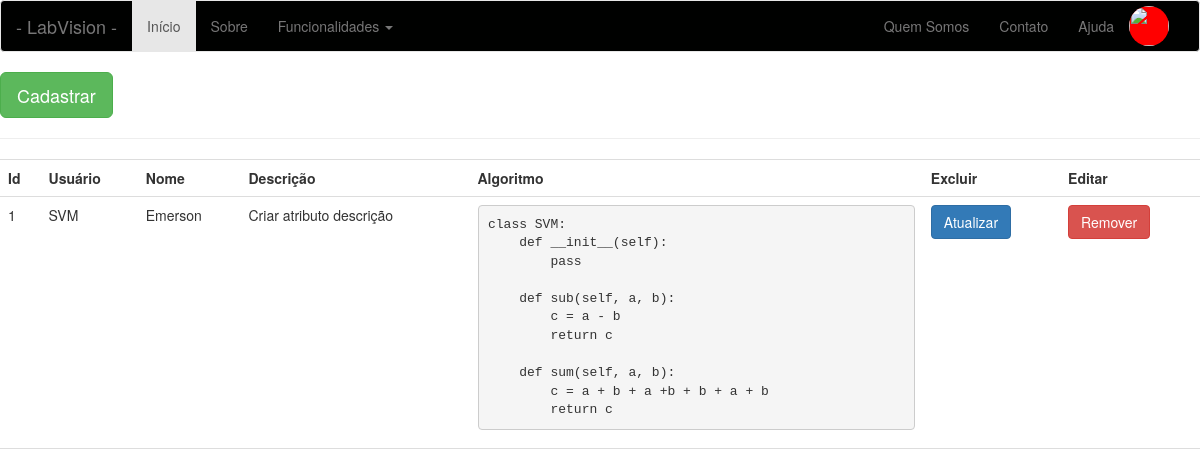
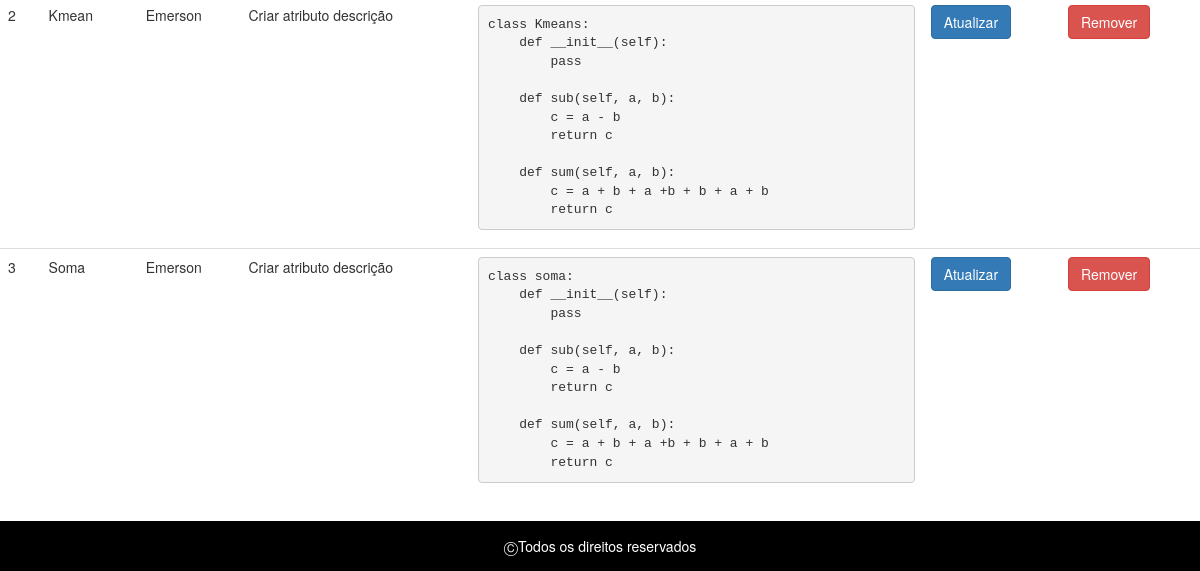
The page /listar-algoritmos (signed in) on the database as committed earlier (2 pictures, top to bottom).
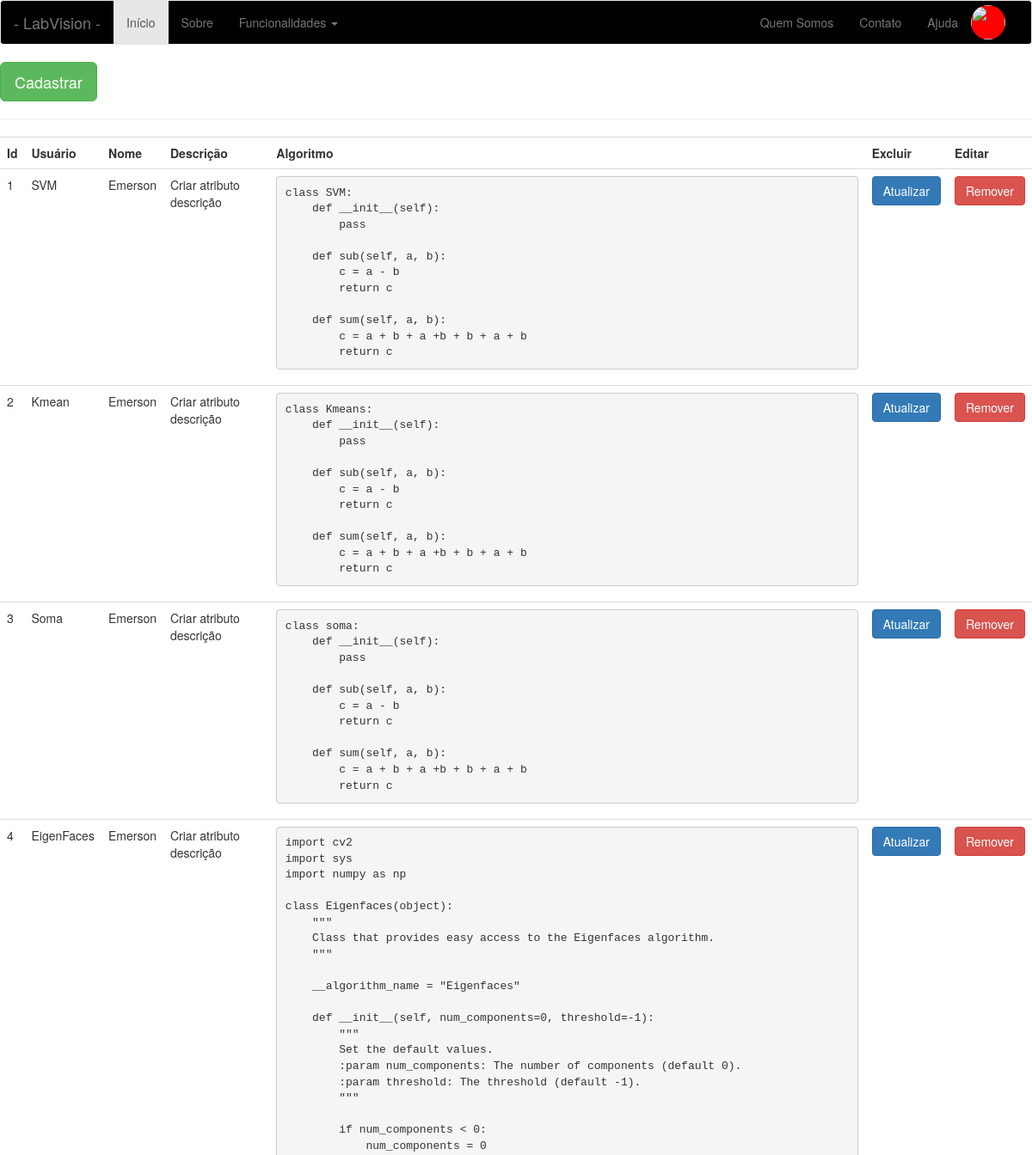
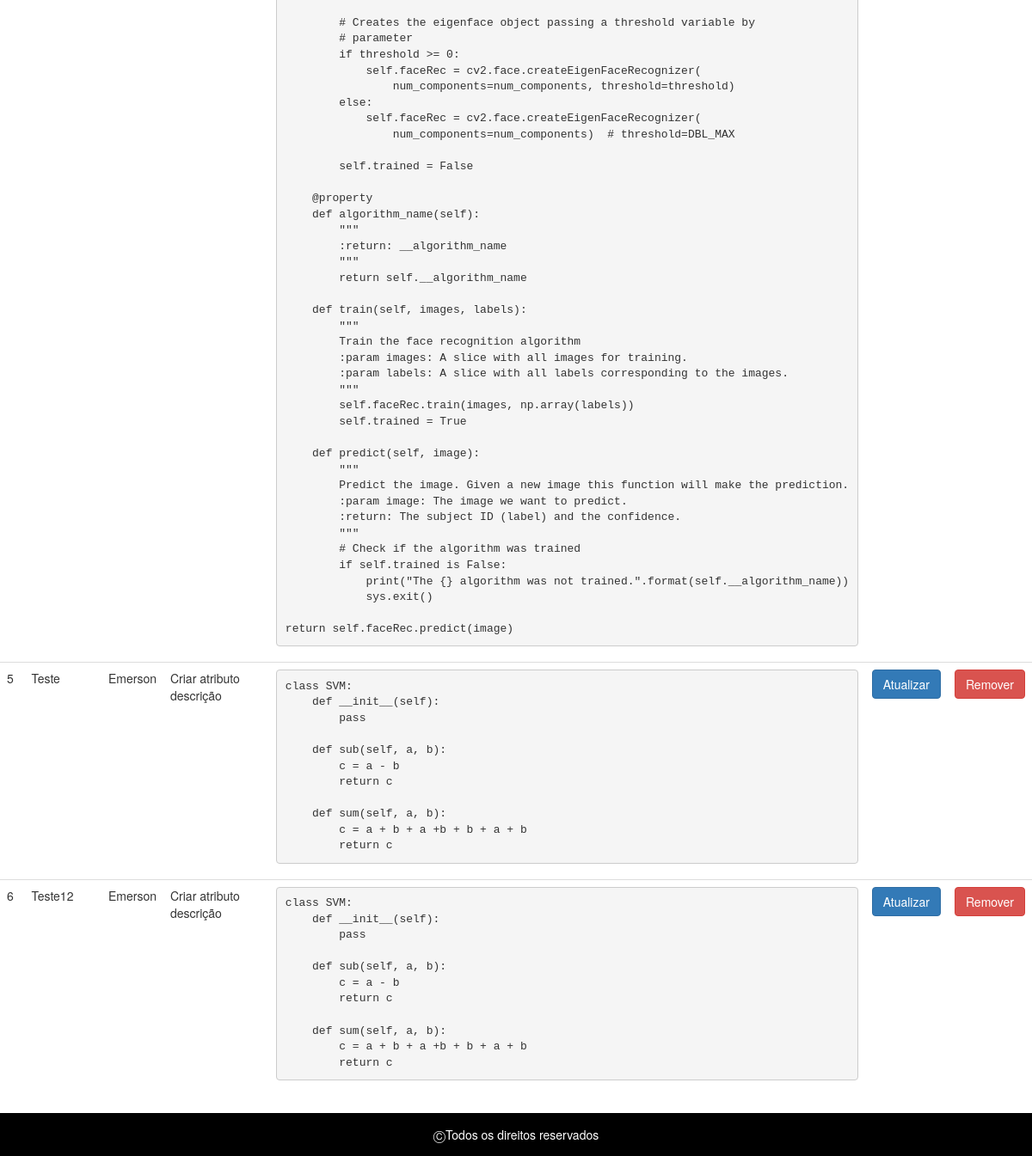
The same page on the database as committed later (2 pictures, top to bottom).
### app/models/tables.py (models this page shows, shortened)
class Algoritmo(db.Model):
    __tablename__= "algoritmos"
    id = db.Column(db.Integer, primary_key=True)
    nome = db.Column(db.String(20))
    algoritmo = db.Column(db.Text)
    usuario = db.Column(db.Integer, db.ForeignKey('usuarios.id'))

class Pessoa(db.Model):
    __tablename__ = "pessoas"
    id = db.Column(db.Integer, primary_key=True)
    nome = db.Column(db.String(50))

### app/controllers/default.py (the view)
@app.route('/listar-algoritmos', methods=['GET'])
def listar_algoritmos():
    algoritmos = Algoritmo.query.filter_by(usuario=current_user.get_id()).all()
    return render_template('algoritmo/listar-algoritmos.html', algoritmos=algoritmos)

### app/controllers/default.py (called while the page is built)
@login_manager.user_loader
def load_user(id):
    return Usuario.query.filter_by(id=id).first()

### app/models/tables.py (called while the page is built)
    def get_id(self):
        return str(self.id)

### app/templates/algoritmo/listar-algoritmos.html (shortened to what this page needs)
{% include 'base/head.html' %}
{% include 'base/nav_bar.html' %}
<a href="/cadastrar-algoritmos">
    <button class="btn btn-lg btn-success">
        Cadastrar
    </button>
</a>
<hr>
<div class="table-responsive">
    <form action="#">
        <table class="table">
            <tr>
                <th>Id</th>
                <th>Usuário</th>
                <th>Nome</th>
                <th>Descrição</th>
                <th>Algoritmo</th>
                <th>Excluir</th>
                <th>Editar</th>
            </tr>
            {% for a in algoritmos %}
            <tr>
                <td>
                    {{ a.id }}
                </td>
                <td>
                    {{ a.nome }}
                </td>
                <td>
                    {{ current_user.nome }}
                </td>
                <td>
                    Criar atributo descrição
                </td>
                <td>
                    <pre>{{ a.algoritmo }}</pre>
                </td>
                <td>
                    <a href="{{ url_for('atualizar_algoritmo', id=a.id)}}">
                        <button type="button" class="btn btn-primary" data-toggle="modal" data-target="#atualizarModalCenter">
                            Atualizar
                        </button>
                    </a>
                </td>
                <td>
                    <a href="{{ url_for('excluir_algoritmo', id=a.id)}}">
                        <button type="button" class="btn btn-danger" data-toggle="modal" data-target="#excluirModalCenter">
                            Remover
                        </button>
                    </a>
                </td>
            </tr>
            {% endfor %}
        </table>
    </form>
</div>
{% include 'base/footer.html' %}

### app/templates/base/head.html (shortened to what this page needs)
<!DOCTYPE html>
<html lang="pt-br">
  <head>
    <link rel="stylesheet" href="{{ url_for('static', filename='bootstrap/css/bootstrap.css') }}">
    <link rel="stylesheet" href="{{ url_for('static', filename='css/main.css') }}">
  </head>
  <body>

### app/templates/base/nav_bar.html (shortened to what this page needs)
    <nav class="navbar navbar-default">
        <div class="container-fluid">
            <div class="navbar-header">
                <a class="navbar-brand" href="#">- LabVision -</a>
            </div>
            <div class="collapse navbar-collapse" id="navPrincipal">
                <ul class="nav navbar-nav">
                    <li class="active">
                        <a href="/index">Início</a>
                    </li>
                    <li>
                        <a href="/sobre">Sobre</a>
                    </li>
                    <li class="dropdown">
                        <a class="dropdown-toggle" data-toggle="dropdown" href="#">Funcionalidades
                        <span class="caret"></span></a>
                    </li>
                </ul>
                <ul class="nav navbar-nav navbar-right">
                    <li><a href="">Quem Somos</a></li>
                    <li><a href="">Contato</a></li>
                    <li><a href="/ajuda">Ajuda</a></li>
                    {% if current_user.nome %}
                        <li>
                            <img src="" class="imagem-perfil">
                        </li>
                    {% else %}
                    <button class="btn btn-lg btn-success botao-cadastrar-se">
                        Cadastrar-se
                    </button>
                    {% endif %}
                </ul>
            </div>
        </div>
    </nav>

### app/templates/base/footer.html (shortened to what this page needs)
    </body>
    <footer>
         	&#9400;Todos os direitos reservados
    </footer>
</html>

### app/static/css/main.css (style rules this page uses)
.navbar-default { background-color: #000100; }
.imagem-perfil { background-color: #FF0000; width: 40px; height: 40px; border-radius: 40px; margin-top: 5px; margin-right: 15px; }
footer { margin-top-min: 800px; background-color: #000000; color: #FFFFFF; height: 50px; line-height: 50px; text-align: center; }

Rows that differ between the two databases and show on the page:
added Algoritmo: id "4", nome "EigenFaces", {{ current_user.nome }} "Emerson", algoritmo "import cv2 import sys import numpy as np class Eigenfaces(object): \"\"\" Class that provides easy access to the Eigenfaces algorithm. \"\"\" __algorithm_name = \"Eigenfaces\" def __init__(self, num_components=0, threshold=-1): \"\"\" Set the default values. :param num_components: The number of components (default 0). :param threshold: The threshold (default -1). \"\"\" if num_components < 0: num_components = 0 # Creates the eigenface object passing a threshold variable by # parameter if threshold >= 0: self.faceRec = cv2.face.createEigenFaceRecognizer( num_components=num_components, threshold=threshold) else: self.faceRec = cv2.face.createEigenFaceRecognizer( num_components=num_components) #…"
added Algoritmo: id "5", nome "Teste", {{ current_user.nome }} "Emerson", algoritmo "class SVM: def __init__(self): pass def sub(self, a, b): c = a - b return c def sum(self, a, b): c = a + b + a +b + b + a + b return c"
added Algoritmo: id "6", nome "Teste12", {{ current_user.nome }} "Emerson", algoritmo "class SVM: def __init__(self): pass def sub(self, a, b): c = a - b return c def sum(self, a, b): c = a + b + a +b + b + a + b return c"
